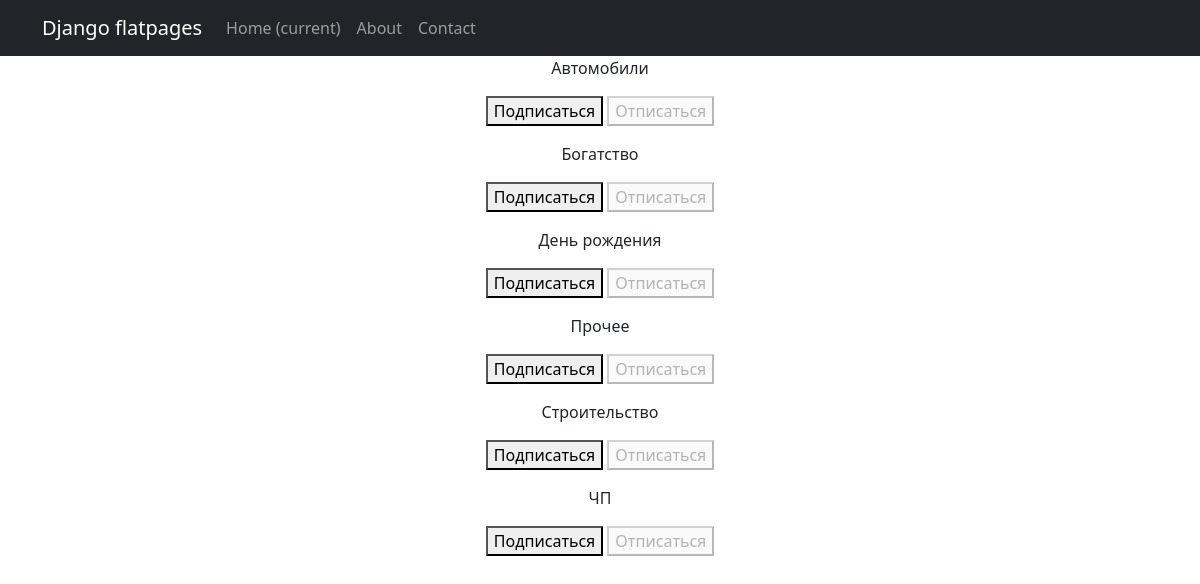
The page /news/subscriptions/ (signed in) on the database its author committed.
### news/models.py (models this page shows, shortened)
class Category(models.Model):
    name = models.CharField(max_length=100, unique=True)

### news/views.py (the view, shortened to what this page needs)
# urls.py: path('subscriptions/', subscriptions, name='subscriptions'),
@login_required
@csrf_protect
def subscriptions(request):
    categories_with_subscriptions = Category.objects.annotate(
        user_subscribed=Exists(
            Subscription.objects.filter(
                user=request.user,
                category=OuterRef('pk'),
            )
        )
    ).order_by('name')
    return render(
        request,
        'subscriptions.html',
        {'categories': categories_with_subscriptions},
    )

### templates/subscriptions.html (shortened to what this page needs)
{% extends 'flatpages/default.html' %}
{% block content %}
    {% for category in categories  %}
        <p>
            {{ category.name }}
            <form method="post">
                {% if category.user_subscribed %}
                    <button disabled>Подписаться</button>
                    <button name="action" value="unsubscribe">Отписаться</button>
                {% else %}
                    <button name="action" value="subscribe">Подписаться</button>
                    <button disabled>Отписаться</button>
                {% endif %}
            </form>
        </p>
    {% endfor %}
{% endblock content %}

### rows shown on the page
Category: name "Автомобили", shows "Подписаться"
Category: name "Богатство", shows "Подписаться"
Category: name "День рождения", shows "Подписаться"
Category: name "Прочее", shows "Подписаться"
Category: name "Строительство", shows "Подписаться"
Category: name "ЧП", shows "Подписаться"
